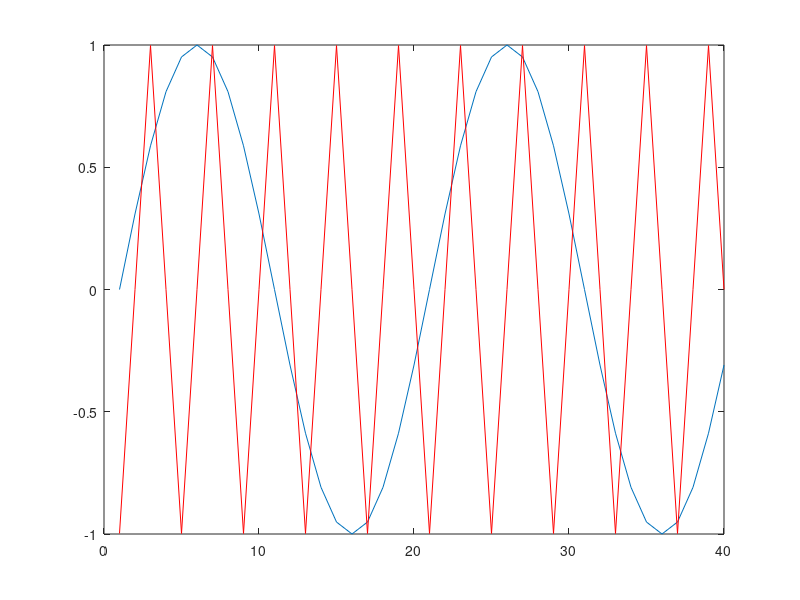

Here is the MATLAB script that generated this plot: (Note: this script raises an error after producing the figure.)
clc;
clear;

fs = 20000;         % Sampling frequency in Hz => 20 kHz
f = 1000;           % Sine wave frequency in Hz => 1000 Hz 
duration = 1;       % Duration in seconds

t = 0:1/fs:duration;            % Time vector
x = sin(2 * pi * f * t);        % Generate sine wave

size(x) % Should display [1 20001]

% Apply the LPF to the signal before downsampling
h = firpm(50, [0 0.2 0.3 1], [1 1 0 0]);   % Parks-McClellan low-pass filter
x_filtered = filter(h, 1, x);             % Filter the signal

% Downsample to 4 kHz like this x_down = x(1:5:end);
x_down = x_filtered(1:5:end);             % Downsample by a factor of 5
fs_down = fs / 5;                         % New sampling rate: 4 kHz

% % In case of non-filtered
% x_down = x(1:5:end);             % Downsample by a factor of 5
% fs_down = fs / 5;                         % New sampling rate: 4 kHz

% plot and display
t_down = 0:1/fs_down:duration;           % Time vector for downsampled signal

figure(1);
plot(x(101:140))
hold
plot(x_down(101:140),'r')
hold

figure(2);
[Hy,w]=dtft(x(100:end),40000);
plot(w/pi,20*log10(abs(Hy)),'r')
hold

[Ht,w]=dtft(x_down(100:end),10000);
plot(w/pi,20*log10(abs(Ht)),'g')
hold

axis([0 1 -40 60])